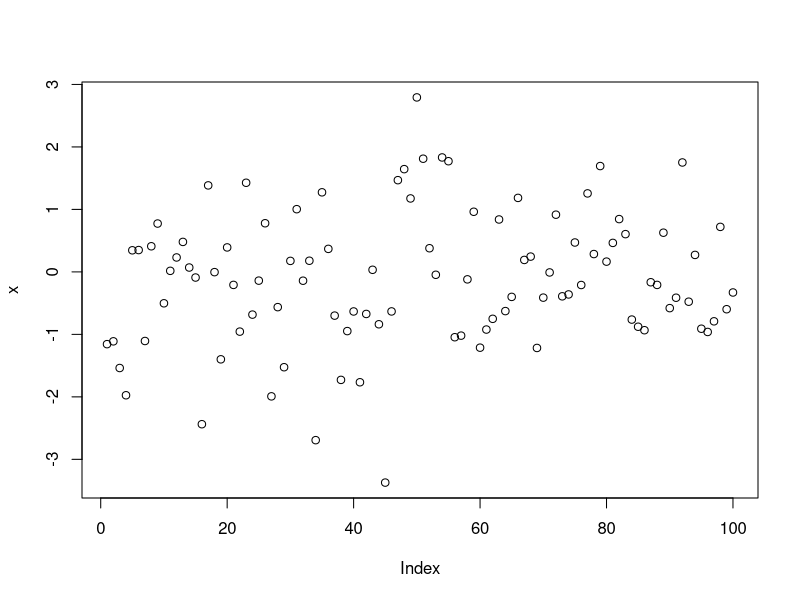

Source code (R): (Note: this script raises an error after producing the figure.)
## ---- chunk 1
2 + 5
x <- c(1, 2, 3, 4, 5)
mean(x) 
sd
x <- rnorm(100)
plot(x)
## ---- chunk 2
data(cars)
#summary(cars)
#head(cars)
#tail(cars)
speed <- cars$speed
mean(Speed)
dist <- cars$dist
plot(dist, speed)
## ---- chunk 3
fit <- lm(cars$speed~cars$dist)
plot(speed~dist)
abline(fit, col = "red")


